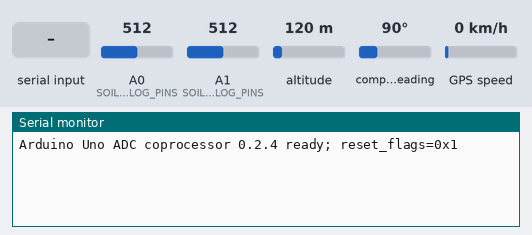
A program run on a simulated Arduino Uno, built with avr-gcc and run on an emulated ATmega328P. Parts: the last lines printed to the serial monitor. The test bench sets the inputs (shaded band); at power-on: A0 (SOIL_ANALOG_PINS) = 512, A1 (SOIL_ANALOG_PINS) = 512, altitude 120 m, compass heading 90°, GPS speed 0 km/h. The GPS gets a fix after 3 s at 37.7749, -122.4194 with 8 satellites.

Above: at 1.2 s.
1.3 s: "R\n" received over the second serial link
At 1.45 s:
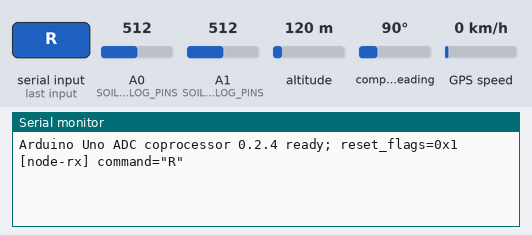
At 2.0 s:
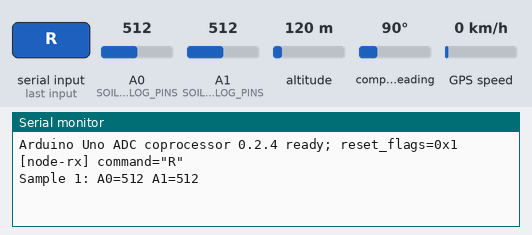

Measured:
- after the input at 1.3 s, the serial monitor: prints a new line at once (image 1)

The program:

main.cpp
```cpp
#include <Arduino.h>
#include <AltSoftSerial.h>
#include <SoftwareSerial.h>
#include <TinyGPSPlus.h>
#include <avr/io.h>
#include <string.h>

#include "config.h"

extern "C" {
extern char __heap_start;
extern void *__brkval;
}

namespace {

SoftwareSerial nodeMcuSerial(config::NODEMCU_RX_PIN, config::NODEMCU_TX_PIN);
AltSoftSerial gpsSerial;
TinyGPSPlus gps;
uint32_t sequenceNumber = 0;
uint32_t commandsReceived = 0;
uint32_t unknownCommands = 0;
uint32_t commandOverflows = 0;
uint32_t adcSamplesCompleted = 0;
uint32_t loopCount = 0;
uint32_t lastSampleAt = 0;
uint8_t resetFlags = 0;
char commandBuffer[16] = {};
uint8_t commandLength = 0;

int freeSramBytes() {
  char stackTop = 0;
  const char *heapTop = __brkval == nullptr
                            ? &__heap_start
                            : static_cast<const char *>(__brkval);
  return &stackTop - heapTop;
}

void setSoilPower(bool enabled) {
  if (config::SOIL_POWER_PIN == 0xFF) {
    return;
  }
  digitalWrite(config::SOIL_POWER_PIN,
               enabled ? config::SOIL_POWER_ACTIVE_LEVEL
                       : !config::SOIL_POWER_ACTIVE_LEVEL);
}

uint16_t readMedian(uint8_t pin) {
  uint16_t samples[config::MEDIAN_SAMPLE_COUNT] = {};

  // Discard the first conversion after changing ADC channels so the
  // sample-and-hold capacitor can settle on the new input.
  analogRead(pin);
  delayMicroseconds(200);

  for (uint8_t i = 0; i < config::MEDIAN_SAMPLE_COUNT; ++i) {
    samples[i] = analogRead(pin);
    if (i + 1 < config::MEDIAN_SAMPLE_COUNT) {
      delay(config::SAMPLE_GAP_MS);
    }
  }

  for (uint8_t i = 1; i < config::MEDIAN_SAMPLE_COUNT; ++i) {
    const uint16_t value = samples[i];
    int8_t j = i - 1;
    while (j >= 0 && samples[j] > value) {
      samples[j + 1] = samples[j];
      --j;
    }
    samples[j + 1] = value;
  }
  return samples[config::MEDIAN_SAMPLE_COUNT / 2];
}

void sendReadings() {
  setSoilPower(true);
  if (config::SOIL_POWER_PIN != 0xFF) {
    delay(config::SOIL_POWER_SETTLE_MS);
  }

  const uint16_t a0 = readMedian(config::SOIL_ANALOG_PINS[0]);
  const uint16_t a1 = readMedian(config::SOIL_ANALOG_PINS[1]);
  setSoilPower(false);
  ++sequenceNumber;
  ++adcSamplesCompleted;
  lastSampleAt = millis();

  nodeMcuSerial.print(F("{\"v\":1,\"seq\":"));
  nodeMcuSerial.print(sequenceNumber);
  nodeMcuSerial.print(F(",\"a0\":"));
  nodeMcuSerial.print(a0);
  nodeMcuSerial.print(F(",\"a1\":"));
  nodeMcuSerial.print(a1);
  nodeMcuSerial.print(F(",\"gps\":{\"fix_valid\":"));
  // TinyGPS++ deliberately commits checksum-valid RMC/GGA time even when the
  // sentence declares no navigation fix. It commits location only for RMC A
  // or GGA fix quality > 0. Keep those two validity domains independent: GPS
  // UTC is useful for clock discipline even when coordinates are not usable.
  const bool fixValid =
      gps.location.isValid() &&
      gps.location.age() <= config::GPS_MAX_POSITION_AGE_MS;
  const bool timeValid =
      gps.date.isValid() && gps.time.isValid() &&
      gps.date.age() <= config::GPS_MAX_DATE_AGE_MS &&
      gps.time.age() <= config::GPS_MAX_TIME_AGE_MS;
  nodeMcuSerial.print(fixValid ? F("true") : F("false"));
  nodeMcuSerial.print(F(",\"time_valid\":"));
  nodeMcuSerial.print(timeValid ? F("true") : F("false"));
  nodeMcuSerial.print(F(",\"satellites\":"));
  nodeMcuSerial.print(gps.satellites.isValid() ? gps.satellites.value() : 0);
  nodeMcuSerial.print(F(",\"fix_age_ms\":"));
  nodeMcuSerial.print(fixValid ? gps.location.age() : UINT32_MAX);
  if (timeValid) {
    nodeMcuSerial.print(F(",\"year\":"));
    nodeMcuSerial.print(gps.date.year());
    nodeMcuSerial.print(F(",\"month\":"));
    nodeMcuSerial.print(gps.date.month());
    nodeMcuSerial.print(F(",\"day\":"));
    nodeMcuSerial.print(gps.date.day());
    nodeMcuSerial.print(F(",\"hour\":"));
    nodeMcuSerial.print(gps.time.hour());
    nodeMcuSerial.print(F(",\"minute\":"));
    nodeMcuSerial.print(gps.time.minute());
    nodeMcuSerial.print(F(",\"second\":"));
    nodeMcuSerial.print(gps.time.second());
  }
  if (fixValid) {
    nodeMcuSerial.print(F(",\"latitude_deg\":"));
    nodeMcuSerial.print(gps.location.lat(), 6);
    nodeMcuSerial.print(F(",\"longitude_deg\":"));
    nodeMcuSerial.print(gps.location.lng(), 6);
    if (gps.altitude.isValid()) {
      nodeMcuSerial.print(F(",\"altitude_m\":"));
      nodeMcuSerial.print(gps.altitude.meters(), 2);
    }
    if (gps.hdop.isValid()) {
      nodeMcuSerial.print(F(",\"hdop\":"));
      nodeMcuSerial.print(gps.hdop.hdop(), 2);
    }
  }
  nodeMcuSerial.print(F("},\"telemetry\":{\"firmware\":\""));
  nodeMcuSerial.print(config::FIRMWARE_VERSION);
  nodeMcuSerial.print(F("\",\"uptime_ms\":"));
  nodeMcuSerial.print(millis());
  nodeMcuSerial.print(F(",\"free_sram_bytes\":"));
  nodeMcuSerial.print(freeSramBytes());
  nodeMcuSerial.print(F(",\"reset_flags\":"));
  nodeMcuSerial.print(resetFlags);
  nodeMcuSerial.print(F(",\"commands_received\":"));
  nodeMcuSerial.print(commandsReceived);
  nodeMcuSerial.print(F(",\"unknown_commands\":"));
  nodeMcuSerial.print(unknownCommands);
  nodeMcuSerial.print(F(",\"command_overflows\":"));
  nodeMcuSerial.print(commandOverflows);
  nodeMcuSerial.print(F(",\"adc_samples_completed\":"));
  nodeMcuSerial.print(adcSamplesCompleted);
  nodeMcuSerial.print(F(",\"last_sample_ms\":"));
  nodeMcuSerial.print(lastSampleAt);
  nodeMcuSerial.print(F(",\"loop_count\":"));
  nodeMcuSerial.print(loopCount);
  nodeMcuSerial.print(F(",\"gps_chars_processed\":"));
  nodeMcuSerial.print(gps.charsProcessed());
  nodeMcuSerial.print(F(",\"gps_sentences_ok\":"));
  nodeMcuSerial.print(gps.passedChecksum());
  nodeMcuSerial.print(F(",\"gps_sentences_with_fix\":"));
  nodeMcuSerial.print(gps.sentencesWithFix());
  nodeMcuSerial.print(F(",\"gps_checksum_failures\":"));
  nodeMcuSerial.print(gps.failedChecksum());
  nodeMcuSerial.print(F(",\"soil_power_switched\":"));
  nodeMcuSerial.print(config::SOIL_POWER_PIN != 0xFF ? F("true") : F("false"));
  nodeMcuSerial.print(F("}"));
  nodeMcuSerial.print(F("}\n"));

  Serial.print(F("Sample "));
  Serial.print(sequenceNumber);
  Serial.print(F(": A0="));
  Serial.print(a0);
  Serial.print(F(" A1="));
  Serial.println(a1);
}

void handleCommand(const char *command) {
  if (command[0] != '\0') {
    ++commandsReceived;
    Serial.print(F("[node-rx] command=\""));
    Serial.print(command);
    Serial.println(F("\""));
  }
  if (strcmp(command, "R") == 0 || strcmp(command, "READ") == 0) {
    sendReadings();
  } else if (command[0] != '\0') {
    ++unknownCommands;
    Serial.print(F("[node-rx] unknown command bytes:"));
    for (const char *cursor = command; *cursor != '\0'; ++cursor) {
      Serial.print(' ');
      if (static_cast<uint8_t>(*cursor) < 0x10) {
        Serial.print('0');
      }
      Serial.print(static_cast<uint8_t>(*cursor), HEX);
    }
    Serial.println();
    nodeMcuSerial.print(F("{\"v\":1,\"error\":\"unknown_command\"}\n"));
  }
}

void receiveCommands() {
  while (nodeMcuSerial.available() > 0) {
    const char value = static_cast<char>(nodeMcuSerial.read());
    if (value == '\n') {
      commandBuffer[commandLength] = '\0';
      handleCommand(commandBuffer);
      commandLength = 0;
    } else if (value != '\r') {
      // A SoftwareSerial receiver can see a partial byte while either MCU is
      // starting. READ has only one 'R', so it is a safe framing marker that
      // discards any partial command already in progress.
      if (value == 'R') {
        commandLength = 0;
      }
      if (commandLength < static_cast<uint8_t>(sizeof(commandBuffer) - 1)) {
        commandBuffer[commandLength++] = value;
      } else {
        commandLength = 0;
        ++commandOverflows;
      }
    }
  }
}

void receiveGps() {
  while (gpsSerial.available() > 0) {
    gps.encode(static_cast<char>(gpsSerial.read()));
  }
}

}  // namespace

void setup() {
  resetFlags = MCUSR;
  MCUSR = 0;
  Serial.begin(115200);
  nodeMcuSerial.begin(config::NODEMCU_SERIAL_BAUD);
  gpsSerial.begin(config::GPS_SERIAL_BAUD);
  analogReference(DEFAULT);

  if (config::SOIL_POWER_PIN != 0xFF) {
    pinMode(config::SOIL_POWER_PIN, OUTPUT);
    setSoilPower(false);
  }

  Serial.print(F("Arduino Uno ADC coprocessor "));
  Serial.print(config::FIRMWARE_VERSION);
  Serial.print(F(" ready; reset_flags=0x"));
  Serial.println(resetFlags, HEX);
}

void loop() {
  ++loopCount;
  receiveGps();
  receiveCommands();
}
```

config.h
```cpp
#pragma once

#include <Arduino.h>

namespace config {

constexpr char FIRMWARE_VERSION[] = "0.2.4";

constexpr uint8_t NODEMCU_RX_PIN = 10;
constexpr uint8_t NODEMCU_TX_PIN = 11;
// Keep the MCU exchange short without pushing AVR SoftwareSerial to its
// observed timing limit. GPS remains on the separate 9600-baud AltSoftSerial.
constexpr uint32_t NODEMCU_SERIAL_BAUD = 57600;

// AltSoftSerial uses fixed pins on the Arduino Uno: RX=8 and TX=9. Only the
// GPS TX -> Uno pin 8 connection is required. Keep GPS logic at a safe level
// for the Uno/GPS modules in use.
constexpr uint8_t GPS_RX_PIN = 8;
constexpr uint8_t GPS_TX_PIN = 9;
constexpr uint32_t GPS_SERIAL_BAUD = 9600;
// NMEA navigation validity and UTC validity are independent. RMC with status
// V and GGA with fix quality 0 may still carry valid UTC fields, so do not
// require a position fix before relaying fresh GPS date/time.
constexpr uint32_t GPS_MAX_POSITION_AGE_MS = 3000;
constexpr uint32_t GPS_MAX_TIME_AGE_MS = 3000;
constexpr uint32_t GPS_MAX_DATE_AGE_MS = 3000;

constexpr uint8_t SOIL_ANALOG_PINS[2] = {A0, A1};
constexpr uint8_t SOIL_POWER_PIN = 0xFF;
constexpr uint8_t SOIL_POWER_ACTIVE_LEVEL = HIGH;
constexpr uint16_t SOIL_POWER_SETTLE_MS = 300;
constexpr uint8_t MEDIAN_SAMPLE_COUNT = 9;
constexpr uint16_t SAMPLE_GAP_MS = 8;

}  // namespace config
```
